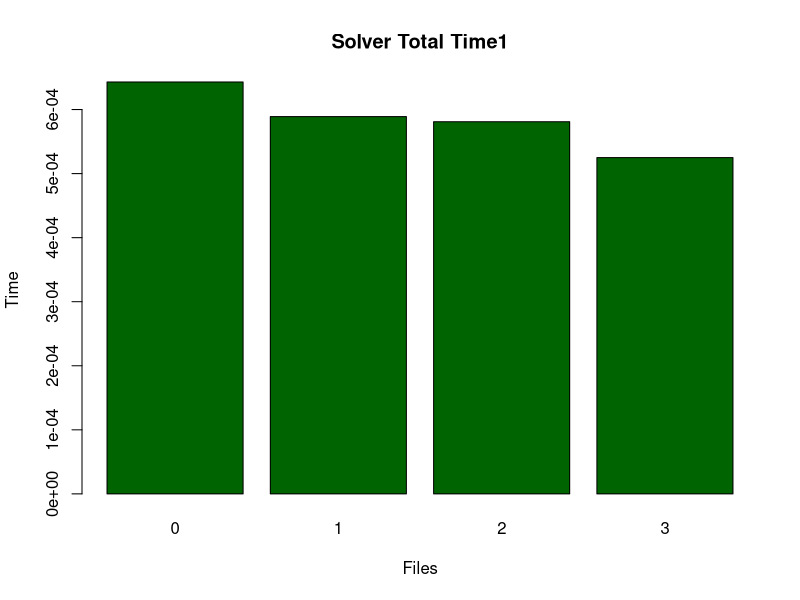
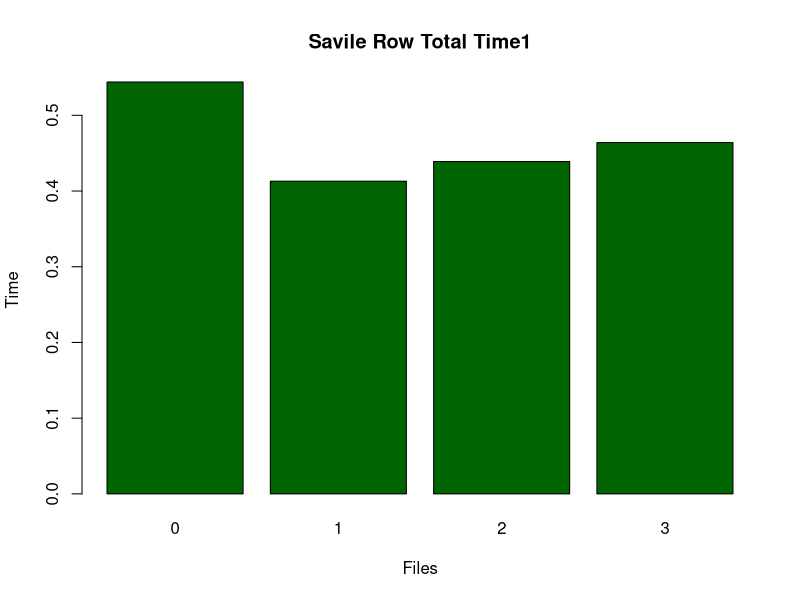
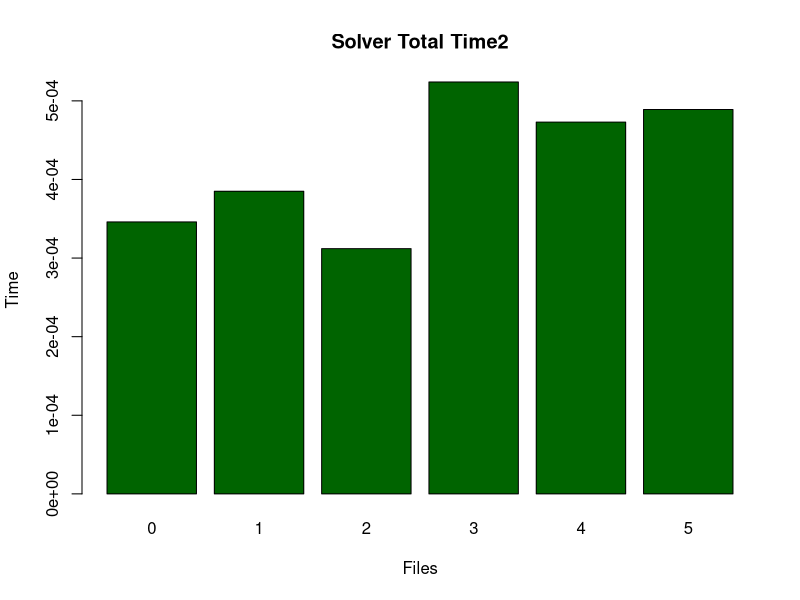
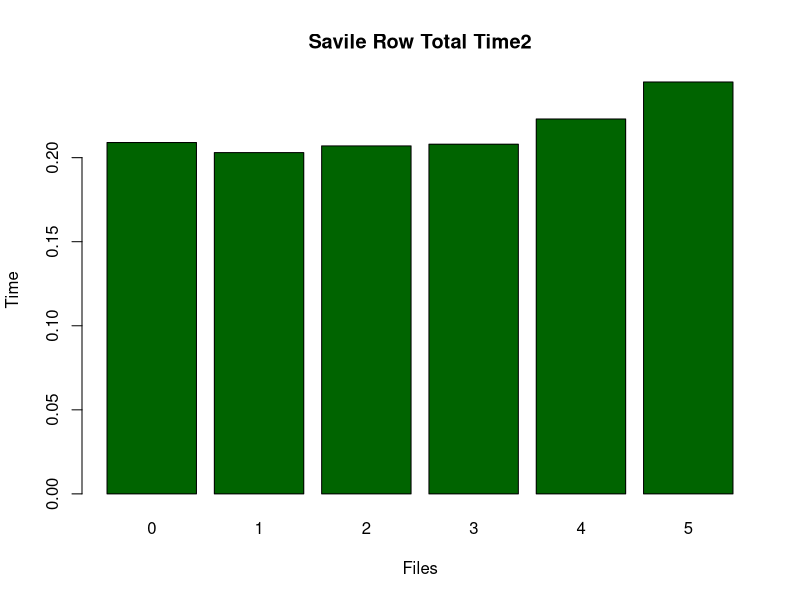
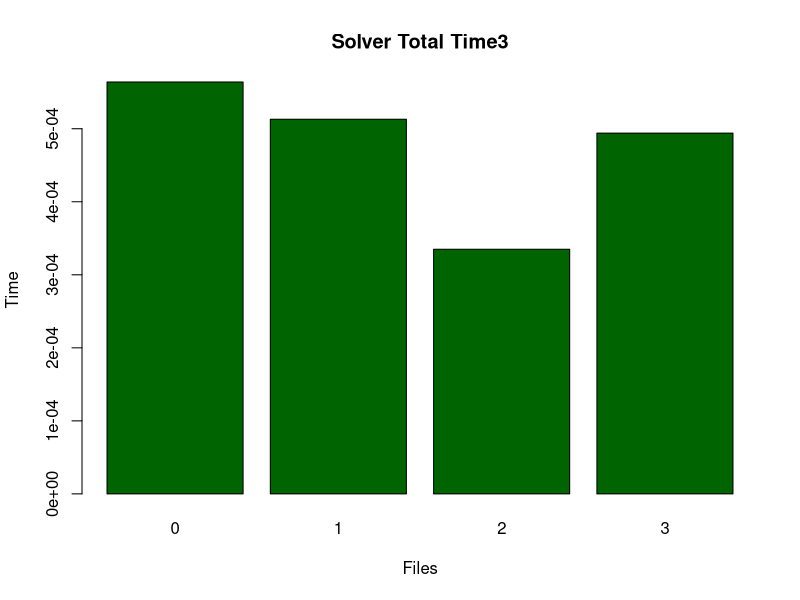
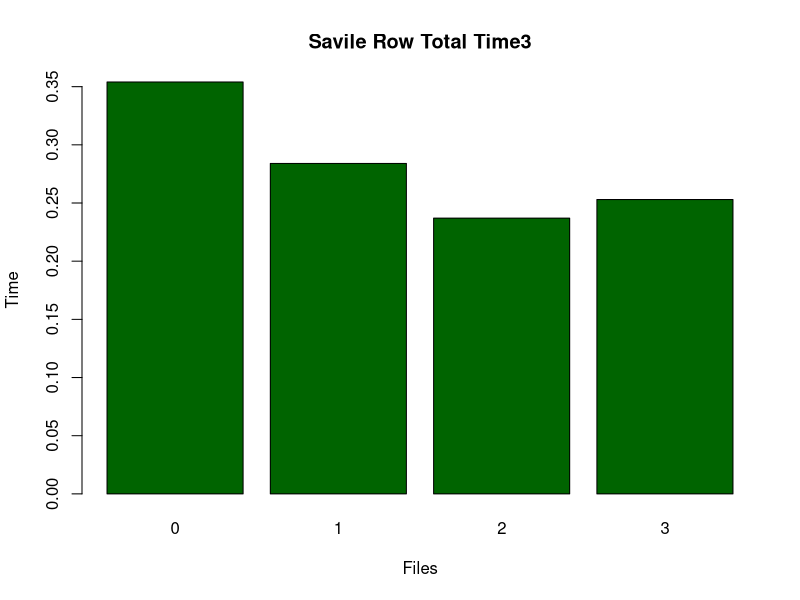
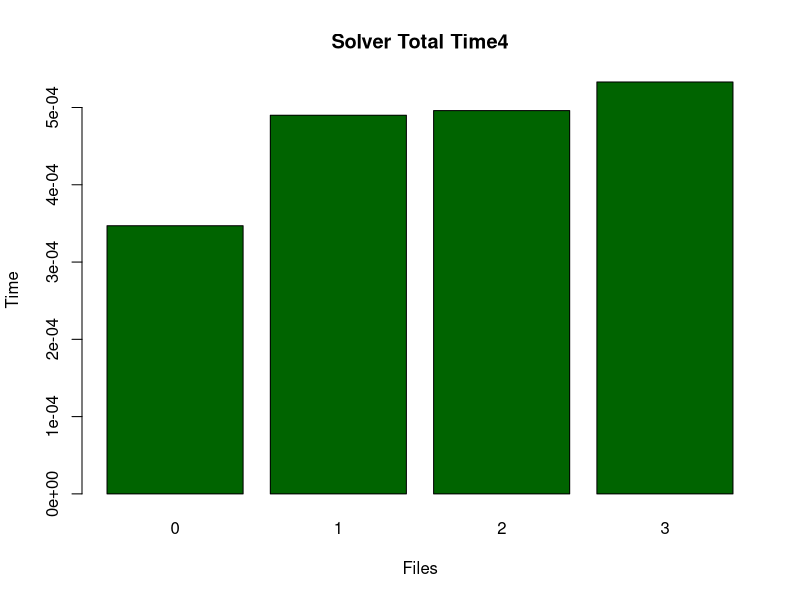
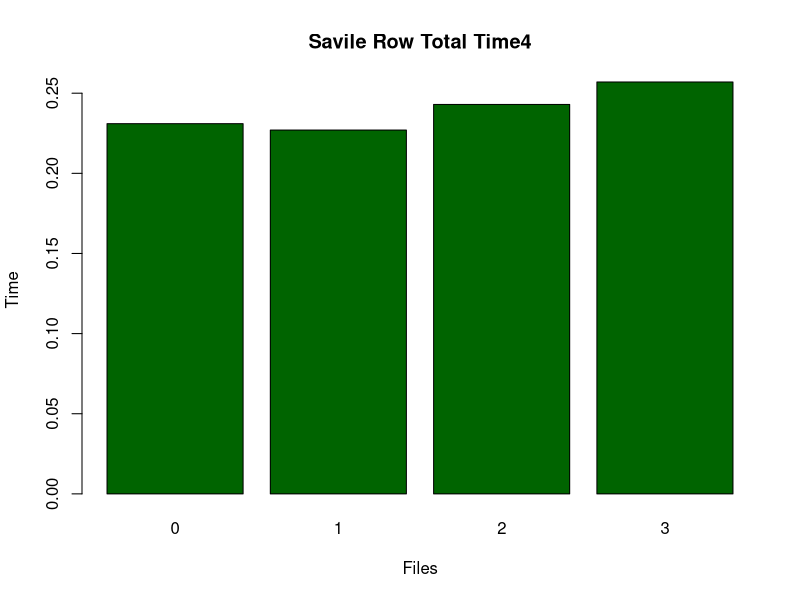

Write R code to recreate these figures, in order. (Note: this script raises an error after producing the figures.)
#################################################################
### CS5099: MSc Disseratation in CS
### 
### ID: 090017799
#################################################################
#--------------------------------------------------------------------
# Get into the working directory, where the program writes results of 
# run to the CSV file:
#--------------------------------------------------------------------
setwd("~/Documents/GitHub/CS5099/PicrossGeneratorSolver/stat_data")

getwd()

#--------------------------------------------------------------------
# reading CSV file to the "data" variable
#--------------------------------------------------------------------
set_data<-read.csv("participants.csv", stringsAsFactors=FALSE)
set_data

# attach(set_data)

#--------------------------------------------------------------------
# Solvable instances - those which initially has one solution
#
# This function returns the data, which  stores solvable instances 
# of one run. 
# data stores filenames, solver_total_time and savile_row_total_time
#
#--------------------------------------------------------------------

get_time_for_solvable_instances<-function(all_data, column_uuid_string, uniq_id){
  i <- 1
  total_num_rows <- length(all_data$UUID)
  filenames <- c()
  solver_total_time <- c()
  savile_row_total_time <- c()
  
  while(i<=total_num_rows){
    if(all_data[i, column_uuid_string] == uniq_id & all_data$STEPS[i] == 0 & all_data$SolverSolutionsFound[i] == 1){
      filenames <- c(filenames, all_data$Filenames[i])
      solver_total_time <- c(solver_total_time, all_data$SolverTotalTime[i])
      savile_row_total_time <- c(savile_row_total_time, all_data$SavileRowTotalTime[i])
    }
    i <- i + 1
  }
  data <- data.frame(filenames, solver_total_time, savile_row_total_time, stringsAsFactors=FALSE)
  return(data)
}

get_all_filename_indexes<-function(checked_data){
  total_num<-length(checked_data$filenames)
  array_index <- c()
  for(i in 1:total_num){
    index<-unique(na.omit(as.numeric(unlist(strsplit(unlist(checked_data$filenames[i]), "[^0-9]+")))))
    array_index <- c(array_index, index)
  }
  return(array_index)
}

drawing_bar_chart_solver_total_time<-function(checked_data, index){
  filename_indexes<-get_all_filename_indexes(checked_data)
  main_stirng<-paste("Solver Total Time", index, sep="")
  barplot(checked_data$solver_total_time, col = "darkgreen", main=main_stirng, xlab="Files", ylab="Time", names.arg = filename_indexes)
}

drawing_bar_chart_savile_row_total_time<-function(checked_data, index){
  filename_indexes<-get_all_filename_indexes(checked_data)
  main_stirng<-paste("Savile Row Total Time", index, sep="")
  barplot(checked_data$savile_row_total_time, col = "darkgreen", main=main_stirng, xlab="Files", ylab="Time", names.arg = filename_indexes)
}

iterate_trough_all_possible_runs<-function(all_file){
  total_amount <- length(unique(all_file[, "UUID"]))
  # now iterate and draw all
  for(i in 1:total_amount){
    graph_data<-get_time_for_solvable_instances(all_file, "UUID", unique(all_file[, "UUID"])[i])
    drawing_bar_chart_solver_total_time(graph_data, i)
    drawing_bar_chart_savile_row_total_time(graph_data, i)
  }
}
iterate_trough_all_possible_runs(set_data)

# data$filenames <-factor(data$filenames, levels = data[["filenames"]])
# plot_ly(data, x = ~data$filenames, y = ~data$solver_total_time, type = 'bar', name = "SOLVER") %>%
#   layout(yaxis = list(title = 'Time'))

